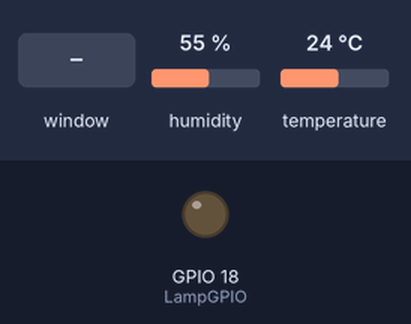
Bench run of a program on a simulated Raspberry Pi (BCM pin numbers). Shown: output pins drawn as LEDs (lit = HIGH). Inputs (shaded band) come from the test bench; at power-on: humidity 55 %, temperature 24 °C. The desktop window is not drawn, its controls go by their first labels and the mouse button is held 0.15 s.

Above: at 2.2 s.
2.3 s: control labelled "ON/OFF" in the window clicked
At 3.13 s:
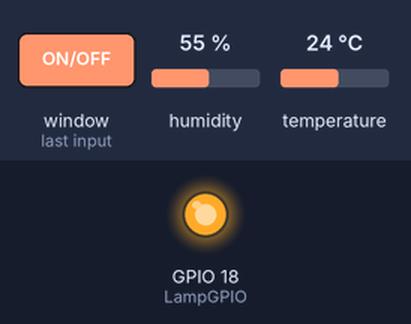
Timing chart, 0 to 5.3 s (numbered marks = the images above; inputs shaded):
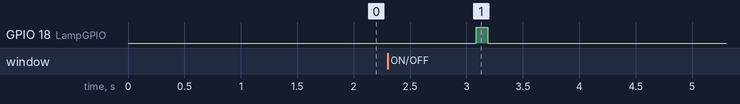

Measured:
- after the input at 2.3 s, GPIO 18 (LampGPIO): LOW → HIGH after 0.79 s, → LOW 0.10 s later

The program:

TempMotionGui.py
```python
#This is a demo

import RPi.GPIO as GPIO
import time
import smbus
import time
from Tkinter import *

root = Tk()
root.title("Montreal LowTech Consulting")
root.geometry("500x500")
LampGPIO = 18
MotionSensor = 17
varTemp = StringVar()
varHumidity = StringVar()
varMotion = StringVar()
motionPreState = False
motionCurState = False

def ControlLamp():
    GPIO.output(LampGPIO, True)
    time.sleep(0.1)
    GPIO.output(LampGPIO,False)

def TempHumidityUpdate(label):
    # Get I2C bus
    bus = smbus.SMBus(1)
        # SI7006_A20 address, 0x40(64)
    #		0xF5(245)	Select Relative Humidity NO HOLD MASTER mode
    bus.write_byte(0x40, 0xF5)
    time.sleep(0.5)
    # SI7006_A20 address, 0x40(64)
    # Read data back, 2 bytes, Humidity MSB first
    data0 = bus.read_byte(0x40)
    data1 = bus.read_byte(0x40)

    # Convert the data
    humidity = (125.0 * (data0 * 256.0 + data1) / 65536.0) - 6.0

    # SI7006_A20 address, 0x40(64)
    #		0xF3(243)	Select temperature NO HOLD MASTER mode
    bus.write_byte(0x40, 0xF3)

    time.sleep(0.5)

    # SI7006_A20 address, 0x40(64)
    # Read data back, 2 bytes, Temperature MSB first
    data0 = bus.read_byte(0x40)
    data1 = bus.read_byte(0x40)

    # Convert the data
    cTemp = (175.72 * (data0 * 256.0 + data1) / 65536.0) - 46.85
    fTemp = cTemp * 1.8 + 32
    varTemp.set("Temperature: %.2f C" %cTemp)
    varHumidity.set("Humidity: %.2f" %humidity)
    label.after(1000, TempHumidityUpdate,(label))

def MotionUpdate(label):
    global motionCurState
    motionPreState = motionCurState
    motionCurState = GPIO.input(MotionSensor)
    if motionCurState != motionPreState:
        new_state = "Motion Detected" if motionCurState else "No Detect"
        varMotion.set(new_state)
            #print("GPIO pin %s is %s" % (MotionSensor, new_state))
    label.after(1000, MotionUpdate,(label))

if __name__ == '__main__':


    labelTemp = Label(root, textvariable = varTemp,fg="red",height=2)
    labelTemp.pack(side=TOP)
    labelTemp.config(font=16)
    TempHumidityUpdate(labelTemp)

    labelHumidity = Label(root, textvariable = varHumidity,fg="blue",height=2)
    labelHumidity.pack(side=TOP)
    labelHumidity.config(font=16)
    #Motion Sensor
    GPIO.setmode(GPIO.BCM)
    GPIO.setup(MotionSensor, GPIO.IN, GPIO.PUD_DOWN)

    labelMotion = Label(root, textvariable = varMotion,fg="green",justify="left",height=2)
    labelMotion.pack(side=TOP)
    labelMotion.config(font=16)
    MotionUpdate(labelMotion)


    GPIO.setmode(GPIO.BCM)
    GPIO.setup(LampGPIO, GPIO.OUT)

    button = Button(root, text='ON/OFF', width=25,height = 10, command=ControlLamp)
    button.config(font=16)
    button.pack()
    root.mainloop()
    
```
